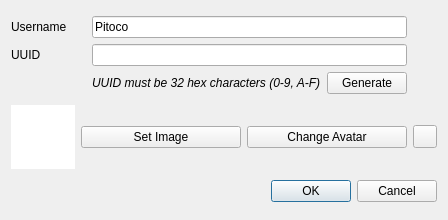
<?xml version="1.0" encoding="UTF-8"?>
<ui version="4.0">
 <class>NewUserDialog</class>
 <widget class="QDialog" name="NewUserDialog">
  <property name="geometry">
   <rect>
    <x>0</x>
    <y>0</y>
    <width>448</width>
    <height>220</height>
   </rect>
  </property>
  <property name="windowTitle">
   <string>New User</string>
  </property>
  <layout class="QGridLayout" name="gridLayout_2">
   <item row="2" column="1" colspan="3">
    <widget class="QDialogButtonBox" name="buttonBox">
     <property name="orientation">
      <enum>Qt::Orientation::Horizontal</enum>
     </property>
     <property name="standardButtons">
      <set>QDialogButtonBox::StandardButton::Cancel|QDialogButtonBox::StandardButton::Ok</set>
     </property>
    </widget>
   </item>
   <item row="1" column="2">
    <widget class="QPushButton" name="setAvatar">
     <property name="text">
      <string>Change Avatar</string>
     </property>
    </widget>
   </item>
   <item row="1" column="1">
    <widget class="QPushButton" name="selectImage">
     <property name="text">
      <string>Set Image</string>
     </property>
    </widget>
   </item>
   <item row="1" column="3">
    <widget class="QToolButton" name="revert">
     <property name="text">
      <string/>
     </property>
    </widget>
   </item>
   <item row="0" column="0" colspan="4">
    <layout class="QGridLayout" name="gridLayout">
     <item row="1" column="0">
      <widget class="QLabel" name="label">
       <property name="text">
        <string>UUID</string>
       </property>
      </widget>
     </item>
     <item row="0" column="1" colspan="2">
      <widget class="QLineEdit" name="username">
       <property name="text">
        <string>Pitoco</string>
       </property>
      </widget>
     </item>
     <item row="1" column="1" colspan="2">
      <widget class="QLineEdit" name="uuid"/>
     </item>
     <item row="0" column="0">
      <widget class="QLabel" name="label_2">
       <property name="text">
        <string>Username</string>
       </property>
      </widget>
     </item>
     <item row="2" column="1">
      <widget class="QLabel" name="label_3">
       <property name="font">
        <font>
         <italic>true</italic>
        </font>
       </property>
       <property name="text">
        <string>UUID must be 32 hex characters (0-9, A-F)</string>
       </property>
      </widget>
     </item>
     <item row="2" column="2">
      <widget class="QPushButton" name="generate">
       <property name="text">
        <string>Generate</string>
       </property>
      </widget>
     </item>
     <item row="1" column="3">
      <widget class="QLabel" name="uuidVerified">
       <property name="sizePolicy">
        <sizepolicy hsizetype="Fixed" vsizetype="Preferred">
         <horstretch>0</horstretch>
         <verstretch>0</verstretch>
        </sizepolicy>
       </property>
       <property name="minimumSize">
        <size>
         <width>24</width>
         <height>0</height>
        </size>
       </property>
      </widget>
     </item>
     <item row="0" column="3">
      <widget class="QLabel" name="usernameVerified">
       <property name="text">
        <string/>
       </property>
      </widget>
     </item>
    </layout>
   </item>
   <item row="1" column="0">
    <widget class="QGraphicsView" name="image">
     <property name="sizePolicy">
      <sizepolicy hsizetype="Expanding" vsizetype="Expanding">
       <horstretch>0</horstretch>
       <verstretch>0</verstretch>
      </sizepolicy>
     </property>
     <property name="minimumSize">
      <size>
       <width>64</width>
       <height>64</height>
      </size>
     </property>
     <property name="maximumSize">
      <size>
       <width>64</width>
       <height>64</height>
      </size>
     </property>
     <property name="frameShape">
      <enum>QFrame::Shape::NoFrame</enum>
     </property>
     <property name="frameShadow">
      <enum>QFrame::Shadow::Plain</enum>
     </property>
     <property name="verticalScrollBarPolicy">
      <enum>Qt::ScrollBarPolicy::ScrollBarAlwaysOff</enum>
     </property>
     <property name="horizontalScrollBarPolicy">
      <enum>Qt::ScrollBarPolicy::ScrollBarAlwaysOff</enum>
     </property>
     <property name="interactive">
      <bool>false</bool>
     </property>
    </widget>
   </item>
  </layout>
 </widget>
 <resources/>
 <connections>
  <connection>
   <sender>buttonBox</sender>
   <signal>accepted()</signal>
   <receiver>NewUserDialog</receiver>
   <slot>accept()</slot>
   <hints>
    <hint type="sourcelabel">
     <x>248</x>
     <y>254</y>
    </hint>
    <hint type="destinationlabel">
     <x>157</x>
     <y>274</y>
    </hint>
   </hints>
  </connection>
  <connection>
   <sender>buttonBox</sender>
   <signal>rejected()</signal>
   <receiver>NewUserDialog</receiver>
   <slot>reject()</slot>
   <hints>
    <hint type="sourcelabel">
     <x>316</x>
     <y>260</y>
    </hint>
    <hint type="destinationlabel">
     <x>286</x>
     <y>274</y>
    </hint>
   </hints>
  </connection>
 </connections>
</ui>
